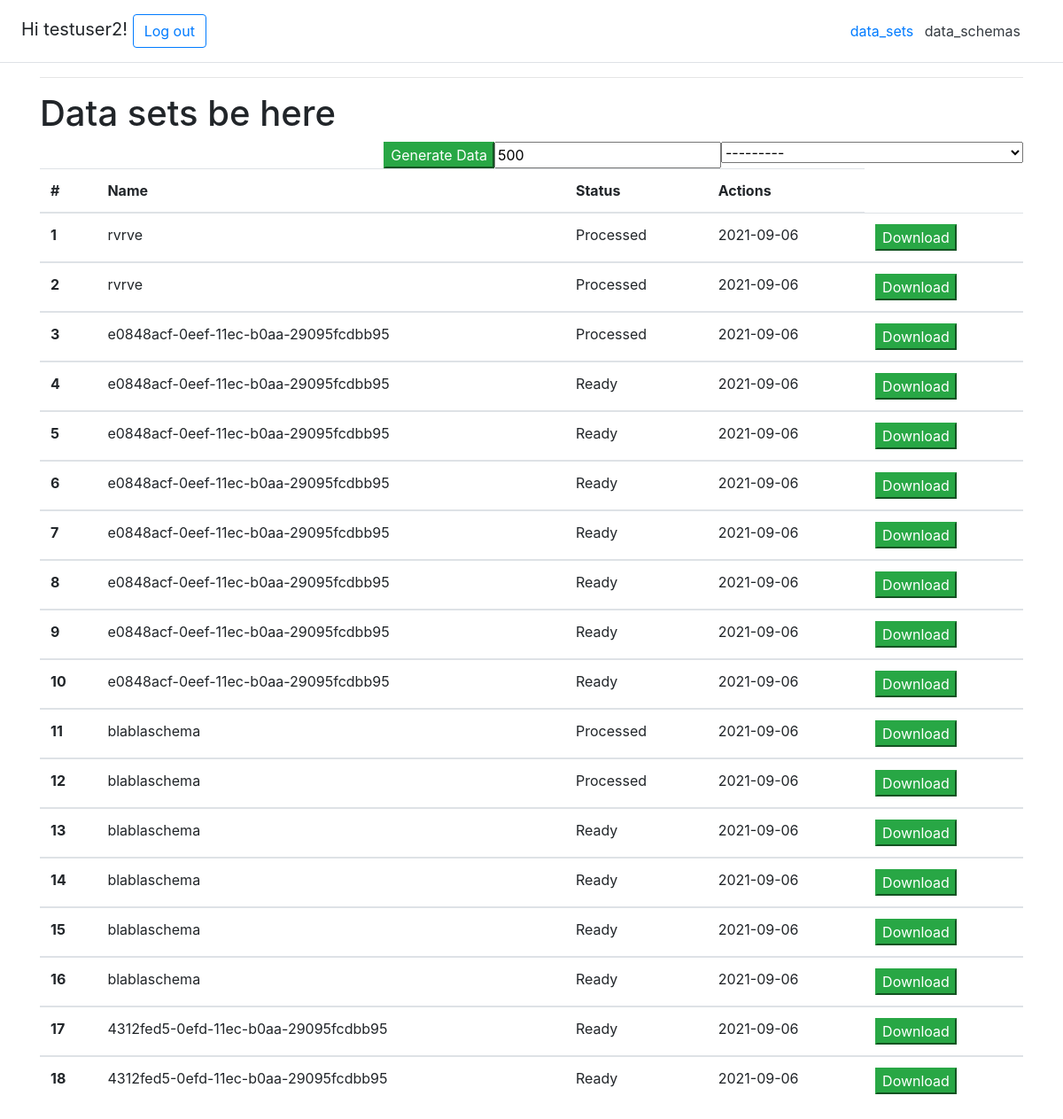
The app's page /data_sets/ (signed in), older data.
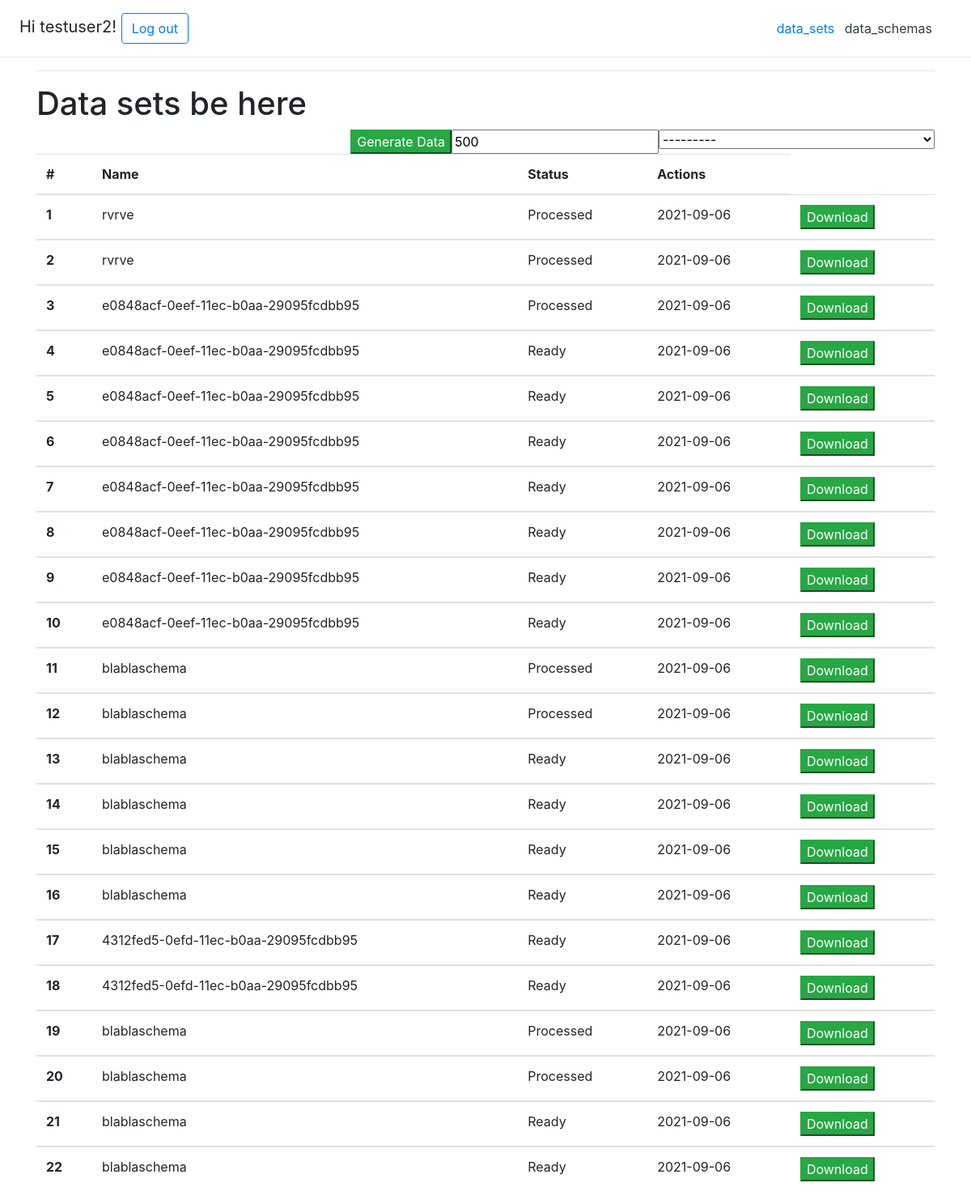
The same page, newer data.
### main/models.py (models this page shows, shortened)
class Schema(models.Model):
    last_mod = models.DateTimeField(auto_now=True)
    user = models.ForeignKey(User, on_delete=models.CASCADE)
    column_cep = models.CharField(max_length=20, choices=(
        (',', ','),
        (';', ';')), default='Comma(,)')
    string_character = models.CharField(max_length=20, choices=(
        (r'"', r'"'),
        (r"'", r"'")), default=r'"')
    name_schema = models.CharField(max_length=200, unique=True, default=uuid.uuid1)
    column_field1 = models.CharField(max_length=20, choices=COLUMN_FIELD_CHOICES)
    def __str__(self):
        return self.name_schema

class Sets(models.Model):
    user = models.ForeignKey(User, on_delete=models.CASCADE)
    status = models.CharField(max_length=20, choices=SET_STATUSE_CHOISES)
    name_schema = models.ForeignKey(Schema, on_delete=models.CASCADE)
    download_link = models.CharField(max_length=200, blank=True)
    create_time = models.DateTimeField(auto_now_add=True)
    rows = models.IntegerField()

### main/views.py (the view, shortened to what this page needs)
# urls.py: path("data_sets/", views.data_sets, name="data_sets"),
def data_sets(request):
    setform = SetForm()
    setform.fields['name_schema'].queryset = Schema.objects.filter(user=request.user)
    sl = Sets.objects.filter(user=request.user)
    if request.method == 'GET':
        return render(request, 'fake_csv_app/data_sets.html', {'sl': sl, 'setform': setform})

### main/forms.py
class SetForm(forms.Form):
    name_schema = forms.ModelChoiceField(queryset=Schema.objects.all(),
                                         widget=forms.Select)

### main/templates/fake_csv_app/data_sets.html (shortened to what this page needs)
{% extends 'fake_csv_app/base.html'%}
{% block content %}
<h1> Data sets be here </h1>
<form method="POST">
    <div class=".flex-sm-row-reverse">
            <div class="float-right">
            {{setform.name_schema }}
            </div>
    <input class="float-right" name="row" value="500">
    <button type="submit" name="save" value="save" class="btn-success float-right">Generate Data</button>
    </div>
</form>
<form method="POST">
    <table class='table table-hover'>
      <thead>
    <tr>
      <th scope="col">#</th>
      <th scope="col">Name</th>
      <th scope="col">Status</th>
      <th scope="col">Actions</th>
    </tr>
  </thead>
    {% for schema in sl %}
  <tbody>
    <tr>
      <th scope="row">{{ forloop.counter }}</th>
      <td>{{schema.name_schema}}</td>
        <td>{{schema.status}}</td>
      <td>{{schema.create_time |date:'Y-m-d '}}</td>
      <td>
        <button type="submit" class="btn-success" name="download" value="download-{{ schema.id}}" id="download-{{ schema.id}}">Download</button>
      </td>
    </tr>
    {% endfor %}
    </table>
</form>
{% endblock %}

### main/templates/fake_csv_app/base.html (shortened to what this page needs)
<!DOCTYPE html>
<html lang="en">
<head>
    <link rel="stylesheet" href="https://stackpath.bootstrapcdn.com/bootstrap/4.1.3/css/bootstrap.min.css">
</head>
<body>
    <div class="d-flex flex-column flex-md-row align-items-center p-3 px-md-4 mb-3 bg-white border-bottom box-shadow">
      <h5 class="my-0 mr-md-auto font-weight-normal">
          {% if user.is_authenticated %}
            Hi {{ user.username }}!
          <a class="btn btn-outline-primary" href="{% url 'log_out' %}">Log out</a>
          {% else %}
          <a class="btn btn-outline-primary" href="/">Sign up</a>
          {% endif %}
      </h5>
      <nav class="my-2 my-md-auto mr-md-3">
        <a class="my-2 mr-md-auto font-weight-normal" href="{% url 'data_sets' %}">data_sets</a>
        <a class="p-2 text-dark" href="{% url 'data_schemas' %}">data_schemas</a>
      </nav>
    </div>
    <div class="container">
      <div class="row justify-content-center">
        <div class="col-12">
          <hr class="mt-0 mb-6">
          {% block content %}
          {% endblock %}
        </div>
      </div>
    </div>
</body>

Row changes from the older to the newer data that the page shows:
added Sets: name_schema "blablaschema", status "Processed", create_time "2021-09-06"
added Sets: name_schema "blablaschema", status "Processed", create_time "2021-09-06"
added Sets: name_schema "blablaschema", status "Ready", create_time "2021-09-06"
added Sets: name_schema "blablaschema", status "Ready", create_time "2021-09-06"
